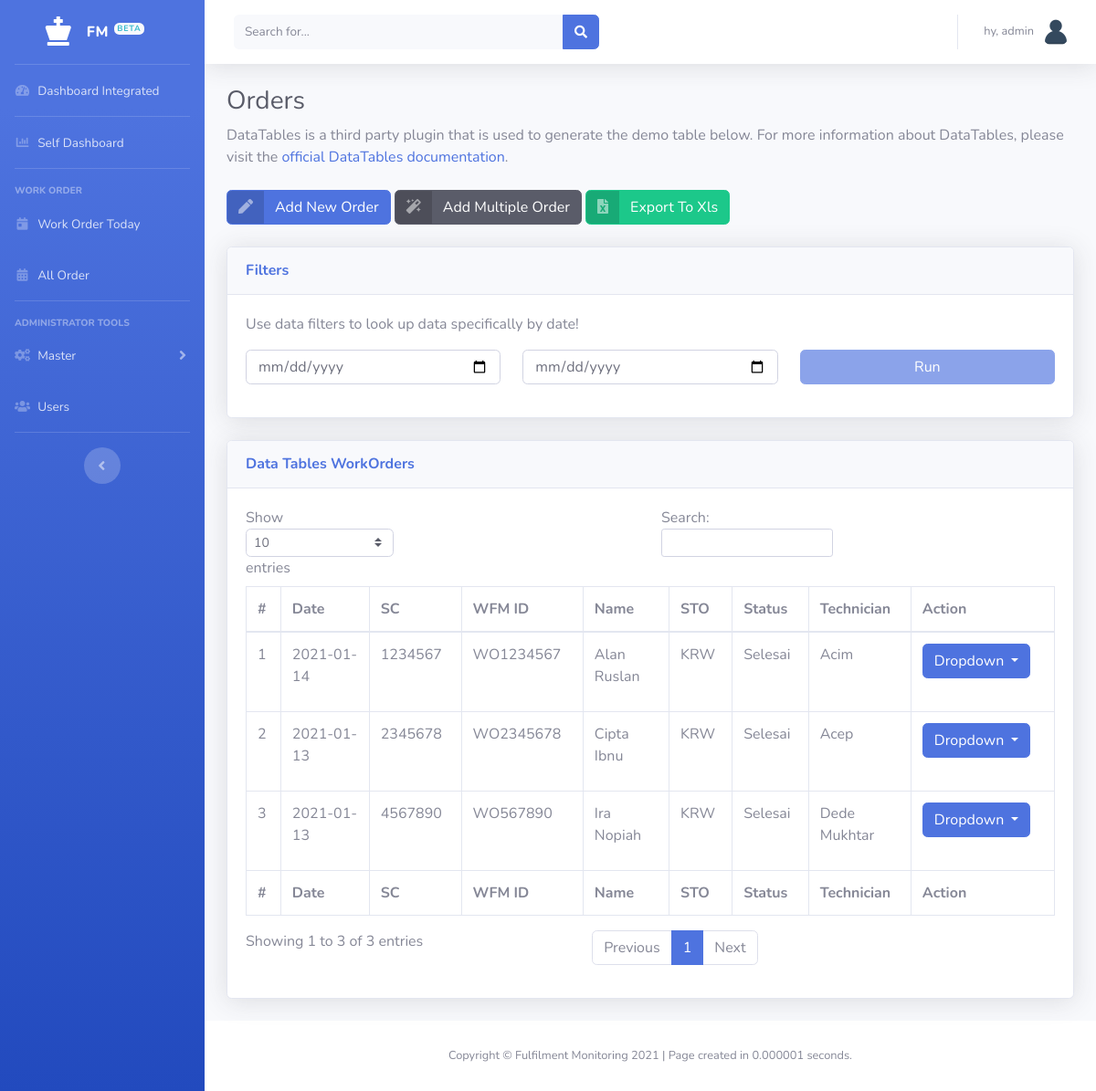
The page /leader/wo-all.php (signed in) on the database its author committed.
### tables this page shows
CREATE TABLE `work_order` (
  `id_wo` int(11) NOT NULL,
  `order_input` date NOT NULL,
  `sc_no` varchar(512) NOT NULL,
  `wfm_id` varchar(512) NOT NULL,
  `customer_name` varchar(512) NOT NULL,
  `customer_address` varchar(512) NOT NULL,
  `customer_phone` varchar(128) NOT NULL,
  `sto_id` int(11) NOT NULL,
  `area_id` int(11) NOT NULL,
  `status_id` int(11) NOT NULL,
  `teknisi_id` int(11) NOT NULL,
  `timestamp` timestamp NOT NULL DEFAULT current_timestamp() ON UPDATE current_timestamp()
);

CREATE TABLE `m_sto` (
  `id_sto` int(11) NOT NULL,
  `sto_name` varchar(256) NOT NULL
);

CREATE TABLE `m_status` (
  `id_status` int(11) NOT NULL,
  `status` varchar(256) NOT NULL
);

CREATE TABLE `m_teknisi` (
  `id_teknisi` int(11) NOT NULL,
  `crew` varchar(512) NOT NULL,
  `teknisi_name` varchar(512) NOT NULL,
  `mitra_name` varchar(512) NOT NULL
);

### leader/wo-all.php (the view, shortened to what this page needs)
<!DOCTYPE html>
<html lang="en">
<?php
include '../template/head.php';
?>
<body id="page-top">
  <div id="wrapper">
    <?php
    include 'menu.php';
    ?>
    <div id="content-wrapper" class="d-flex flex-column">
      <div id="content">
        <?php
        include 'top_bar.php';
        ?>
        <div class="container-fluid">
          <h1 class="h3 mb-2 text-gray-800">Orders</h1>
          <p class="mb-4">DataTables is a third party plugin that is used to generate the demo table below. For more information about DataTables, please visit the <a target="_blank" href="https://datatables.net">official DataTables documentation</a>.</p>
          <a href="#" class="btn btn-primary btn-icon-split" data-toggle="modal" data-target="#AddModal">
            <span class="icon text-white-50">
              <i class="fas fa-pen"></i>
            </span>
            <span class="text">Add New Order</span>
          </a>
          <a href="#" class="btn btn-dark btn-icon-split" data-toggle="modal" data-target="#MultipleModal">
            <span class="icon text-white-50">
              <i class="fas fa-magic"></i>
            </span>
            <span class="text">Add Multiple Order</span>
          </a>
          <a href="#" class="btn btn-success btn-icon-split" data-toggle="modal" data-target="#ExportModal">
            <span class="icon text-white-50">
              <i class="fas fa-file-excel"></i>
            </span>
            <span class="text">Export To Xls</span>
          </a>
          <div class="card shadow mb-4">
            <div class="card-header py-3">
              <h6 class="m-0 font-weight-bold text-primary">Filters</h6>
            </div>
            <div class="card-body">
              <p>Use data filters to look up data specifically by date!</p>
              <form action="">
                <div class="form-group row">
                <div class="col-sm-4 mb-3 mb-sm-0">
                    <input type="date" class="form-control form-control-user" placeholder="First Date">
                </div>
                <div class="col-sm-4">
                    <input type="date" class="form-control form-control-user" placeholder="Last Date">
                </div>
                <div class="col-sm-4">
                    <input type="#" value="Run" class="btn btn-primary btn-user btn-block disabled">
                </div>
                </div>
              </form>
            </div>
          </div>
          <div class="card shadow mb-4">
            <div class="card-header py-3">
              <h6 class="m-0 font-weight-bold text-primary">Data Tables WorkOrders</h6>
            </div>
            <div class="card-body">
              <div class="table-responsive">
                <table class="table table-bordered" id="dataTable" width="100%" cellspacing="0">
                  <thead>
                    <tr>
                      <th>#</th>
                      <th>Date</th>
                      <th>SC</th>
                      <th>WFM ID</th>
                      <th>Name</th>
                      <th>STO</th>
                      <th>Status</th>
                      <th>Technician</th>
                      <th>Action</th>
                    </tr>
                  </thead>
                  <tfoot>
                    <tr>
                      <th>#</th>
                      <th>Date</th>
                      <th>SC</th>
                      <th>WFM ID</th>
                      <th>Name</th>
                      <th>STO</th>
                      <th>Status</th>
                      <th>Technician</th>
                      <th>Action</th>
                    </tr>
                  </tfoot>
                  <tbody>
                    <?php
                    include "../koneksi.php";
                    $no = 1;
                    $data = mysqli_query($koneksi,"SELECT id_wo, order_input, sc_no, wfm_id, customer_name, sto_name, status, teknisi_name
                    FROM work_order
                    JOIN m_sto ON work_order.sto_id=m_sto.id_sto
                    JOIN m_status ON work_order.status_id=m_status.id_status
                    JOIN m_teknisi ON work_order.teknisi_id=m_teknisi.id_teknisi");
                    while($d = mysqli_fetch_array($data)){
                    ?>
                    <tr>
                      <td><?php echo $no++; ?></td>
                      <td><?php echo $d['order_input']; ?></td>
                      <td><?php echo $d['sc_no']; ?></td>
                      <td><?php echo $d['wfm_id']; ?></td>
                      <td><?php echo $d['customer_name']; ?></td>
                      <td><?php echo $d['sto_name']; ?></td>
                      <td><?php echo $d['status']; ?></td>
                      <td><?php echo $d['teknisi_name']; ?></td>
                      <td>
                        <div class="dropdown mb-4">
                          <button class="btn btn-primary dropdown-toggle" type="button" id="dropdownMenuButton" data-toggle="dropdown" aria-haspopup="true" aria-expanded="false">
                            Dropdown
                          </button>
                        </div>
                      </td>
                    </tr>
                    <?php } ?>
                  </tbody>
                </table>
              </div>
            </div>
          </div>
        </div>
      </div>
      <?php
      include '../template/footer.php';
      ?>
    </div>
  </div>
</body>
</html>

### rows shown on the page
work_order: order_input "2021-01-14", sc_no "1234567", wfm "WO1234567", customer_name "Alan Ruslan", sto.sto_name "KRW", status.status "Selesai", teknisi.teknisi_name "Acim"
work_order: order_input "2021-01-13", sc_no "2345678", wfm "WO2345678", customer_name "Cipta Ibnu", sto.sto_name "KRW", status.status "Selesai", teknisi.teknisi_name "Acep"
work_order: order_input "2021-01-13", sc_no "4567890", wfm "WO567890", customer_name "Ira Nopiah", sto.sto_name "KRW", status.status "Selesai", teknisi.teknisi_name "Dede Mukhtar"

### other values the page prints
$_SESSION['username'] "admin"
$d "2021"
